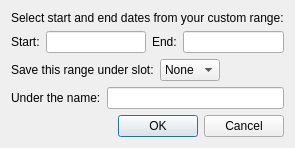
<?xml version="1.0" encoding="UTF-8"?>
<ui version="4.0">
 <class>CustomDateRangePanel</class>
 <widget class="QDialog" name="CustomDateRangePanel">
  <property name="geometry">
   <rect>
    <x>0</x>
    <y>0</y>
    <width>292</width>
    <height>86</height>
   </rect>
  </property>
  <property name="windowTitle">
   <string>Custom Date Range</string>
  </property>
  <property name="modal">
   <bool>true</bool>
  </property>
  <layout class="QVBoxLayout" name="verticalLayout">
   <item>
    <widget class="QLabel" name="label">
     <property name="text">
      <string>Select start and end dates from your custom range:</string>
     </property>
    </widget>
   </item>
   <item>
    <layout class="QHBoxLayout" name="horizontalLayout">
     <item>
      <widget class="QLabel" name="label_2">
       <property name="text">
        <string>Start:</string>
       </property>
      </widget>
     </item>
     <item>
      <widget class="DateEdit" name="startDateEdit"/>
     </item>
     <item>
      <widget class="QLabel" name="label_3">
       <property name="text">
        <string>End:</string>
       </property>
      </widget>
     </item>
     <item>
      <widget class="DateEdit" name="endDateEdit"/>
     </item>
    </layout>
   </item>
   <item>
    <layout class="QHBoxLayout" name="horizontalLayout_2">
     <item>
      <widget class="QLabel" name="label_4">
       <property name="text">
        <string>Save this range under slot:</string>
       </property>
      </widget>
     </item>
     <item>
      <widget class="QComboBox" name="slotIndexComboBox">
       <property name="sizePolicy">
        <sizepolicy hsizetype="Maximum" vsizetype="Fixed">
         <horstretch>0</horstretch>
         <verstretch>0</verstretch>
        </sizepolicy>
       </property>
       <item>
        <property name="text">
         <string>None</string>
        </property>
       </item>
       <item>
        <property name="text">
         <string>#1</string>
        </property>
       </item>
       <item>
        <property name="text">
         <string>#2</string>
        </property>
       </item>
       <item>
        <property name="text">
         <string>#3</string>
        </property>
       </item>
      </widget>
     </item>
     <item>
      <spacer name="horizontalSpacer">
       <property name="orientation">
        <enum>Qt::Horizontal</enum>
       </property>
       <property name="sizeHint" stdset="0">
        <size>
         <width>40</width>
         <height>20</height>
        </size>
       </property>
      </spacer>
     </item>
    </layout>
   </item>
   <item>
    <layout class="QHBoxLayout" name="horizontalLayout_3">
     <item>
      <widget class="QLabel" name="label_5">
       <property name="text">
        <string>Under the name:</string>
       </property>
      </widget>
     </item>
     <item>
      <widget class="QLineEdit" name="slotNameEdit">
       <property name="sizePolicy">
        <sizepolicy hsizetype="MinimumExpanding" vsizetype="Fixed">
         <horstretch>0</horstretch>
         <verstretch>0</verstretch>
        </sizepolicy>
       </property>
      </widget>
     </item>
    </layout>
   </item>
   <item>
    <widget class="QDialogButtonBox" name="buttonBox">
     <property name="orientation">
      <enum>Qt::Horizontal</enum>
     </property>
     <property name="standardButtons">
      <set>QDialogButtonBox::Cancel|QDialogButtonBox::Ok</set>
     </property>
    </widget>
   </item>
  </layout>
 </widget>
 <customwidgets>
  <customwidget>
   <class>DateEdit</class>
   <extends>QLineEdit</extends>
   <header>support.date_edit</header>
  </customwidget>
 </customwidgets>
 <resources/>
 <connections>
  <connection>
   <sender>buttonBox</sender>
   <signal>accepted()</signal>
   <receiver>CustomDateRangePanel</receiver>
   <slot>accept()</slot>
   <hints>
    <hint type="sourcelabel">
     <x>248</x>
     <y>254</y>
    </hint>
    <hint type="destinationlabel">
     <x>157</x>
     <y>274</y>
    </hint>
   </hints>
  </connection>
  <connection>
   <sender>buttonBox</sender>
   <signal>rejected()</signal>
   <receiver>CustomDateRangePanel</receiver>
   <slot>reject()</slot>
   <hints>
    <hint type="sourcelabel">
     <x>316</x>
     <y>260</y>
    </hint>
    <hint type="destinationlabel">
     <x>286</x>
     <y>274</y>
    </hint>
   </hints>
  </connection>
 </connections>
</ui>
